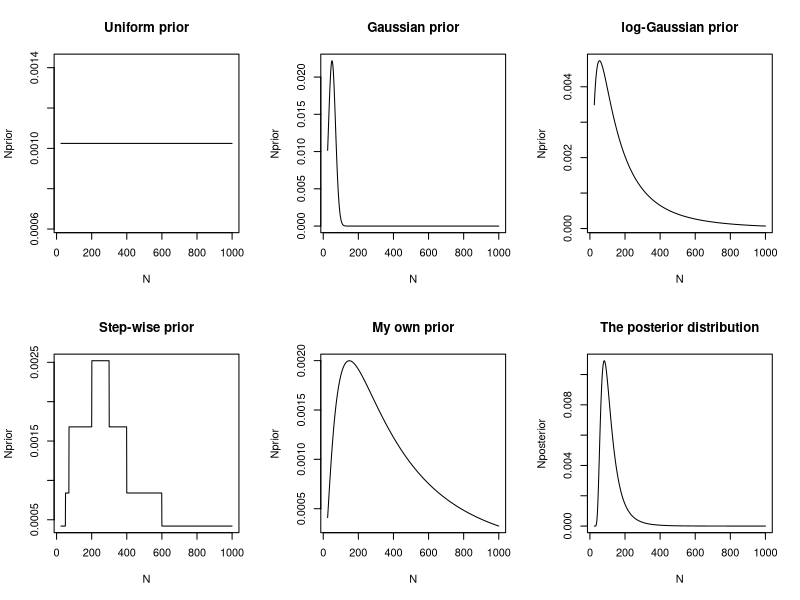
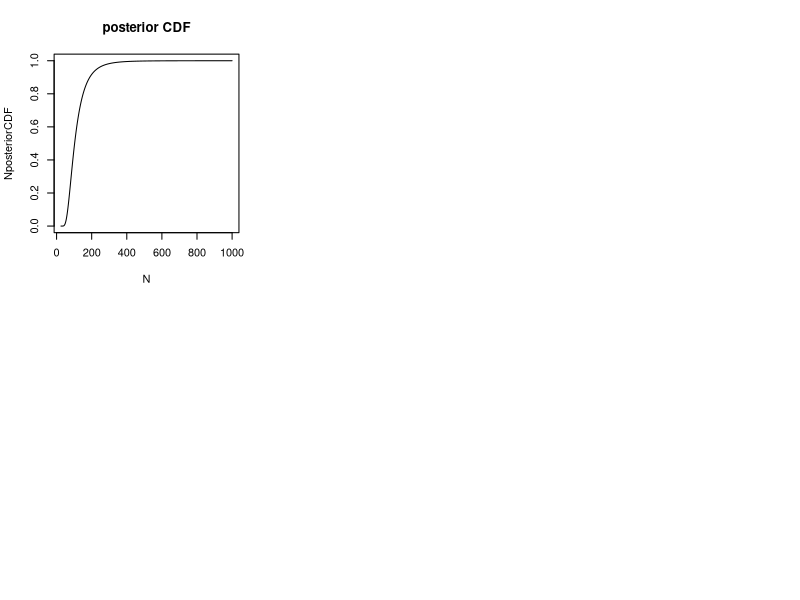

Write the R code that produced these figures, in order.
## ---- chunk 1
knitr::opts_chunk$set(echo = TRUE)
## ---- chunk 2
M=25
## ---- chunk 3
abs_min <- M    # there were M=25 marked balls
abs_max <- 1000  # No way that bag can contain more than 1000 balls (a subjective assumption)


# Define the evaluation points so that all integers between 
# abs_min and abs_max are included
Nseq <- seq(abs_min, abs_max, length=abs_max-abs_min+1)  
## ---- chunk 4
par(mfrow=c(2,3))              # Open figure for plotting the examples

# uniform prior
Nprior <- rep(1,length(Nseq))/length(Nseq)  
sum(Nprior)              # check that prior probabilities sum up to to one
plot(Nseq,Nprior, main="Uniform prior", xlab="N", type="l")
# "Gaussian" prior
Nprior <- dnorm(Nseq, mean=50, sd=20)
Nprior <- Nprior/sum(Nprior)     # Normalize the prior probabilities to sum to one
sum(Nprior)        # check that prior probabilities sum up to to one
plot(Nseq,Nprior, main="Gaussian prior", xlab="N", type="l")
# log-Gaussian prior
Nprior <- dlnorm(Nseq, mean=5, sd=1)
Nprior <- Nprior/sum(Nprior)   # Normalize the prior probabilities to sum to one
sum(Nprior)        # check that prior probabilities sum up to to one
plot(Nseq,Nprior, main="log-Gaussian prior", xlab="N", type="l")
# Step wise prior by giving different relative weights for different values
Nprior <- rep(1,length(Nseq))  
Nprior[Nseq>50 & Nseq<600] <- 2  
Nprior[Nseq>70 & Nseq<400] <- 4  
Nprior[Nseq>200 & Nseq<300] <- 6  
Nprior <- Nprior/sum(Nprior)    # Normalize the prior probabilities to sum to one
sum(Nprior)        # check that prior probabilities sum up to to one
plot(Nseq,Nprior, main="Step-wise prior", xlab="N", type="l")

# --- Here we will fill in the prior defined during the lecture ---
Nprior <- dlnorm(Nseq, mean=6, sd=1)
Nprior <- Nprior/sum(Nprior)    # Normalize to sum to one
sum(Nprior)                     # check that prior probabilities sum up to to one

plot(Nseq,Nprior, main="My own prior", xlab="N", type="l")
## ---- chunk 5
# The result from the other sampling time
C=15 
R=5

Nposterior <- Nprior*dbinom(R,C,M/Nseq)  # numerator of Bayes theorem
Nposterior <- Nposterior/sum(Nposterior) # divide by marginal likelihood
plot(Nseq,Nposterior, main="The posterior distribution", xlab="N", type="l")
## ---- chunk 6
posteriorMean = sum(Nposterior*Nseq)
## ---- chunk 7
posteriorSD = sqrt(sum(Nposterior* (Nseq-posteriorMean)^2))
## ---- chunk 8
NposteriorCDF <- cumsum(Nposterior)           
# Plot CDF
plot(Nseq,NposteriorCDF, main="posterior CDF", xlab="N", type="l")
## ---- chunk 9
# 10% quantile is the last N at which CDF is under 10%
Nseq[max(which(NposteriorCDF<0.1))]
# 90% quantile is the first N at which CDF is over 90%
Nseq[min(which(NposteriorCDF>0.9))]
## ---- chunk 10
NposteriorCDF[which(Nseq==49)]
